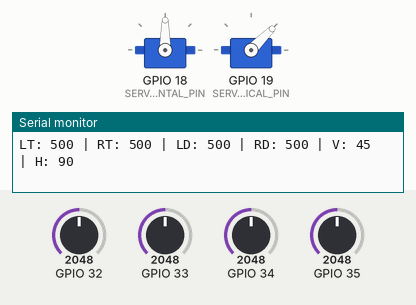
Recording of a sketch running on a simulated ESP32. On the bench: 2 × servo, the last lines printed to the serial monitor. The inputs (shaded band) are chosen by the test bench; at power-on: GPIO 32 = 2048, GPIO 33 = 2048, GPIO 34 = 2048, GPIO 35 = 2048 (analog values on the 0–4095 scale).

Above: at 2.2 s.
2.3 s: GPIO 32 set to 1100
3.8 s: GPIO 32 set to 1038
At 5.8 s:
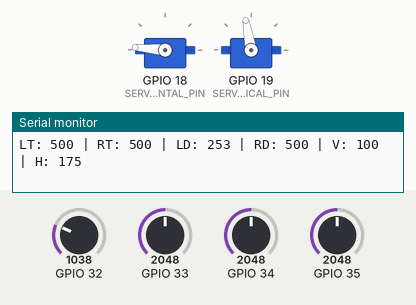
6.1 s: GPIO 32 set to 2966
7.6 s: GPIO 32 set to 3110
At 9.8 s:
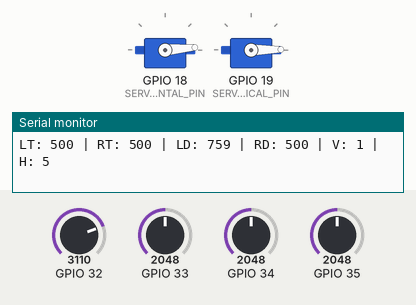
10.6 s: GPIO 32 set to 135
At 11.08 s:
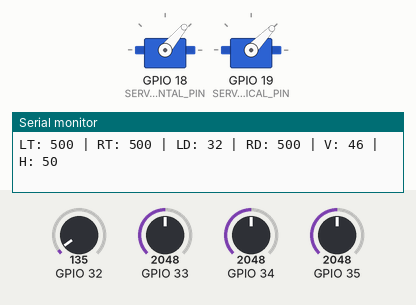
13.6 s: GPIO 32 set to 3972
At 13.76 s:
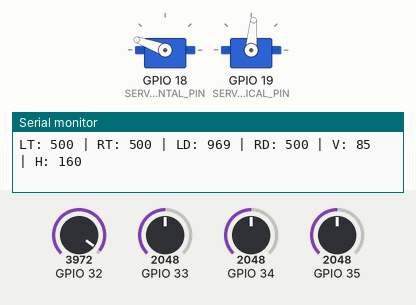
Timing chart, 0 to 16.8 s (numbered marks = the images above; inputs shaded):
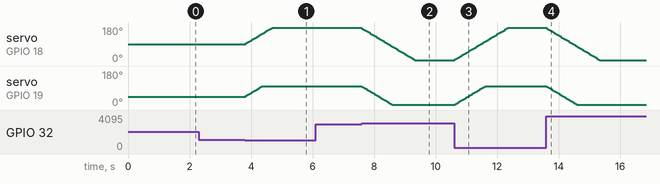

The sketch:

bt6v1.ino
```cpp
#include <ESP32Servo.h>

//////////////////////////////////////////////////
// SERVO
//////////////////////////////////////////////////

Servo horizontal;
Servo vertical;

//////////////////////////////////////////////////
// START POSITION
//////////////////////////////////////////////////

int servohori = 90;
int servovert = 45;

//////////////////////////////////////////////////
// LIMIT
//////////////////////////////////////////////////

int servohoriLimitHigh = 175;
int servohoriLimitLow  = 5;

int servovertLimitHigh = 100;
int servovertLimitLow  = 1;

//////////////////////////////////////////////////
// LDR PIN (ESP32)
//////////////////////////////////////////////////

#define LDR_TOP_LEFT      33
#define LDR_BOTTOM_LEFT   32
#define LDR_BOTTOM_RIGHT  35
#define LDR_TOP_RIGHT     34

//////////////////////////////////////////////////
// SERVO PIN
//////////////////////////////////////////////////

#define SERVO_HORIZONTAL_PIN   18
#define SERVO_VERTICAL_PIN     19

//////////////////////////////////////////////////
// TRACKING
//////////////////////////////////////////////////

int tolerance = 120;
int stepSize  = 3;

unsigned long lastTracking = 0;

//////////////////////////////////////////////////
// READ LDR WITH FILTER
//////////////////////////////////////////////////

int readLDR(int pin)
{
  long total = 0;

  for(int i = 0; i < 10; i++)
  {
    total += analogRead(pin);
    delayMicroseconds(200);
  }

  int value = total / 10;

  return map(value, 0, 4095, 0, 1000);
}

//////////////////////////////////////////////////
// SETUP
//////////////////////////////////////////////////

void setup()
{
  Serial.begin(115200);

  analogReadResolution(12);

  //////////////////////////////////////////////////
  // ATTACH SERVO
  //////////////////////////////////////////////////

  horizontal.attach(SERVO_HORIZONTAL_PIN);
  vertical.attach(SERVO_VERTICAL_PIN);

  //////////////////////////////////////////////////
  // START POSITION
  //////////////////////////////////////////////////

  horizontal.write(servohori);
  vertical.write(servovert);

  delay(1000);

  Serial.println("2 Axis Solar Tracker Started");
}

//////////////////////////////////////////////////
// LOOP
//////////////////////////////////////////////////

void loop()
{
  //////////////////////////////////////////////////
  // FAST TRACKING
  //////////////////////////////////////////////////

  if(millis() - lastTracking >= 30)
  {
    lastTracking = millis();

    //////////////////////////////////////////////////
    // READ SENSOR
    //////////////////////////////////////////////////

    int lt = readLDR(LDR_TOP_LEFT);
    int rt = readLDR(LDR_TOP_RIGHT);
    int ld = readLDR(LDR_BOTTOM_LEFT);
    int rd = readLDR(LDR_BOTTOM_RIGHT);

    //////////////////////////////////////////////////
    // AVERAGE
    //////////////////////////////////////////////////

    int avt = (lt + rt) / 2;
    int avd = (ld + rd) / 2;

    int avl = (lt + ld) / 2;
    int avr = (rt + rd) / 2;

    //////////////////////////////////////////////////
    // DIFFERENCE
    //////////////////////////////////////////////////

    int dvert  = avt - avd;
    int dhoriz = avl - avr;

    //////////////////////////////////////////////////
    // VERTICAL TRACKING
    //////////////////////////////////////////////////

    if(abs(dvert) > tolerance)
    {
      if(avt > avd)
      {
        servovert += stepSize;
      }
      else
      {
        servovert -= stepSize;
      }

      servovert = constrain(
        servovert,
        servovertLimitLow,
        servovertLimitHigh
      );

      vertical.write(servovert);
    }

    //////////////////////////////////////////////////
    // HORIZONTAL TRACKING
    //////////////////////////////////////////////////

    if(abs(dhoriz) > tolerance)
    {
      if(avl > avr)
      {
        servohori -= stepSize;
      }
      else
      {
        servohori += stepSize;
      }

      servohori = constrain(
        servohori,
        servohoriLimitLow,
        servohoriLimitHigh
      );

      horizontal.write(servohori);
    }

    //////////////////////////////////////////////////
    // DEBUG
    //////////////////////////////////////////////////

    Serial.print("LT: ");
    Serial.print(lt);

    Serial.print(" | RT: ");
    Serial.print(rt);

    Serial.print(" | LD: ");
    Serial.print(ld);

    Serial.print(" | RD: ");
    Serial.print(rd);

    Serial.print(" | V: ");
    Serial.print(servovert);

    Serial.print(" | H: ");
    Serial.println(servohori);
  }

  delay(2);
}
```

Measured:
- the behaviour switches between 1065 and 1064 on GPIO 32 (found by bisection; images 0 and 1)
- the behaviour switches between 3038 and 3039 on GPIO 32 (found by bisection; images 1 and 2)
- after the input at 3.8 s, servo on GPIO 18 (SERVO_HORIZONTAL_PIN): moves from 90° to 175° over 0.86 s, starting at once; servo on GPIO 19 (SERVO_VERTICAL_PIN): moves from 45° to 100° over 0.55 s, starting at once
- after the input at 7.6 s, servo on GPIO 18 (SERVO_HORIZONTAL_PIN): moves from 175° to 5° over 1.7 s, starting at once; servo on GPIO 19 (SERVO_VERTICAL_PIN): moves from 100° to 1° over 0.98 s, starting at once
- after the input at 10.6 s, servo on GPIO 18 (SERVO_HORIZONTAL_PIN): moves from 5° to 175° over 1.7 s, starting at once; servo on GPIO 19 (SERVO_VERTICAL_PIN): moves from 1° to 100° over 0.99 s, starting at once
- after the input at 13.6 s, servo on GPIO 18 (SERVO_HORIZONTAL_PIN): moves from 175° to 5° over 1.7 s, starting at once; servo on GPIO 19 (SERVO_VERTICAL_PIN): moves from 100° to 1° over 0.99 s, starting at once
